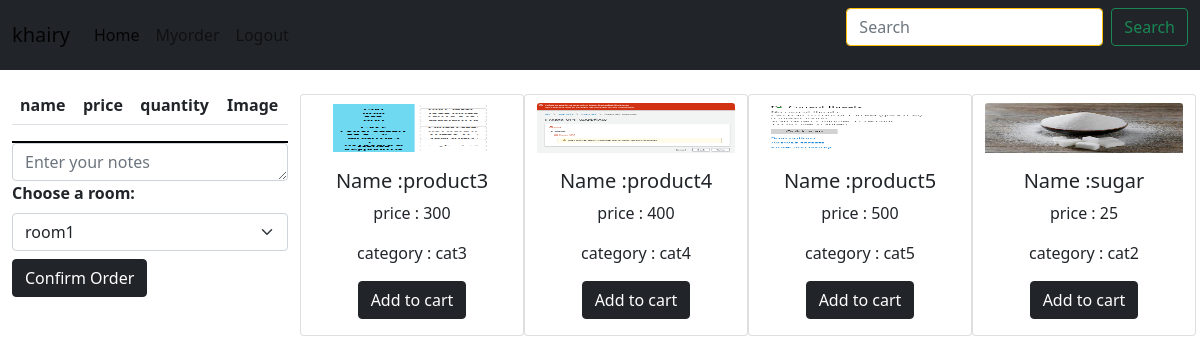
Screenshot of /index.php (signed in) with the database file from the repository.
### tables this page shows
CREATE TABLE `products` (
  `id` int(11) NOT NULL,
  `name` varchar(100) NOT NULL,
  `price` double NOT NULL,
  `quantity` int(11) NOT NULL DEFAULT 1,
  `image` varchar(100) NOT NULL,
  `category_id` int(11) NOT NULL,
  `created_at` datetime NOT NULL DEFAULT current_timestamp()
);

### src/model/Connection.php (called while the page is built, shortened)
<?php
class Connection
{
    private $servername = 'localhost';
    private $username = 'root';
    private $password = '';
    private $db = 'cafephp';
    private $port='3307';
    public function __construct()
    {
        try {
            $this->con = new PDO("mysql:host=$this->servername;port=$this->port;dbname=$this->db", $this->username, $this->password);
        } catch(PDOException $e) {
            echo "Connection failed: " . $e->getMessage();
        }
    }
}

### src/model/Room.php (called while the page is built, shortened)
<?php
class Room
{
    private $connection = "";
    public function __construct()
    {
        $connection = new Connection();
        $this->connection = $connection->con;
    }
    public function getAll_Room($cond = 1)
    {
        $this->connection = $this->connection->query("select * from rooms where $cond");
        return $this->connection->fetchAll(PDO::FETCH_ASSOC);
    }
}

### src/model/Product.php (called while the page is built, shortened)
<?php
class Product
{
    private $connection = "";
    public function __construct()
    {
        $connect = new Connection();
        $this->connection = $connect->con;
    }
    public function getProducts($cond = 1)
    {
        $stm=$this->connection->query("SELECT * FROM products WHERE quantity > 0");
        return $stm->fetchAll(PDO::FETCH_ASSOC);
    }
    public function getCategoryName($id)
    {
        $this->connection = $this->connection->query("select name from categories where id=$id");
        return $this->connection->fetch(PDO::FETCH_ASSOC);
    }
}

### index.php (the view, shortened to what this page needs)
<?php
require "./src/controller/website/ProductController.php";
?>
<nav class='navbar navbar-expand-lg navbar-light bg-dark col-12 '>
    <div class="container-fluid">
    <div class="collapse navbar-collapse" id="navbarTogglerDemo01">
    <a class="navbar-brand" href="#"><?=$_SESSION['username']?></a>
    <ul class="navbar-nav me-auto mb-2 mb-lg-0">
        <li class="nav-item">
          <a class="nav-link active" aria-current="page" href="http://localhost/Cafeteria_php/index.php">Home</a>
        </li>
        <li class="nav-item">
          <a class="nav-link" href="http://localhost/Cafeteria_php/src/view/website/myorder.php">Myorder</a>
        </li>
        <li class="nav-item">
          <a class="nav-link " href="http://localhost/Cafeteria_php/src/controller/website/UserController.php?logout=1" >Logout</a>
        </li>
      </ul>
        <form class="d-flex" method="post">
            <input class="form-control me-2 border-warning" name="dataSearch" type="search" placeholder="Search"
                aria-label="Search">
            <button class="btn btn-outline-success" name="search">Search</button>
        </form>
    </div>
</nav>
<div class="container-fluid mt-3">
    <div class="row">
        <div class="col-3 ">
            <form method='post'>
                <table class="table">
                    <th>name</th>
                    <th>price</th>
                    <th>quantity</th>
                    <th>Image</th>
                    <?php
                    echo " </table>";
                    echo "<div class=' border-2 black-border-top' style='border-top: 2px solid black;'>
                </div>";
                    echo "<textarea class='form-control col-md-6' name='notes' rows='1' placeholder='Enter your notes'></textarea>";
                    $room = new Room();
                    $rooms = $room->getAll_Room();
                    echo "<strong><label for='room' class='form-label'>Choose a room:</label></strong>";
                    echo "<select class='form-select' name='room' id='room'>";
                    foreach ($rooms as $room) {
                        echo "<option value='{$room['name']}'>{$room['name']}</option>";
                    }
                    echo "</select>";
                    echo " <div class='mt-2'>";
                    echo "<input class='btn btn-dark' type='submit' name='confirm_order' value='Confirm Order'>
                     </form>";
                    echo " </div>";
                    ?>
        </div>
        <div class="col-9 ">
            <div class='row'>
                <?php
                foreach ($data as $value) {
                    $cat = new Product();
                    $catName = $cat->getCategoryName($value['category_id']);
                    $catName = implode("", $catName);
                    echo
                        "
        <div class='card mt-2 text-center' style='width: 14rem;'>
            <img src='src/views/dashboard/ProductImage/{$value['image']}' width='50px' height='50px' class='card-img-top mt-2' >
            <div class='card-body'>
                <h5 class='card-title'>Name :{$value['name']}</h5>
                <p class='card-text'>price : {$value['price']}</p>
                <p>category : $catName </p>
                 <a href='?id={$value['id']}' class='btn btn-dark addToCart' data-id='{$value['id']}'>Add to cart</a>
         </div>
        </div>";
         }
                ?>
            </div>
        </div>
    </div>
</body>
</html>
</body>
</html>

### src/controller/website/ProductController.php (shortened to what this page needs)
<link href="https://cdn.jsdelivr.net/npm/bootstrap@5.0.2/dist/css/bootstrap.min.css" rel="stylesheet"
>
<?php
require "./src/model/Product.php";
require "./src/model/Room.php";
require "./src/model/Connection.php";
$product = new Product();
$data = $product->getProducts();
?>

### rows the page displays
products: image (picture), name "product3", price "300", catName "cat3"
products: image (picture), name "product4", price "400", catName "cat4"
products: image (picture), name "product5", price "500", catName "cat5"
products: image (picture), name "sugar", price "25", catName "cat2"

### other values shown
$_SESSION['username'] "khairy"
form field room "room1"
